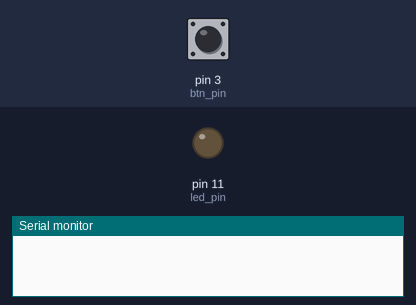
A sketch run on a simulated Arduino Uno, built with avr-gcc and run on an emulated ATmega328P. On the bench: output pins drawn as LEDs (lit = HIGH), the last lines printed to the serial monitor. Dashed ring = blinking. The inputs (shaded band) are chosen by the test bench; at power-on: pin 3 (btn_pin) HIGH.

Above: at 1.2 s.
1.3 s: pin 3 (btn_pin) pulled LOW for 1 s
At 3.3 s:
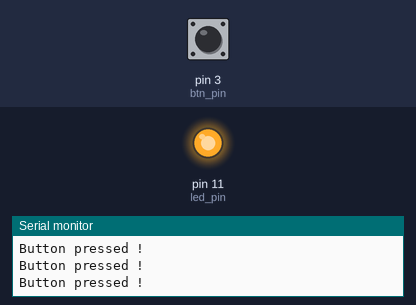
3.9 s: pin 3 (btn_pin) pulled LOW for 0.15 s
At 4.7 s:
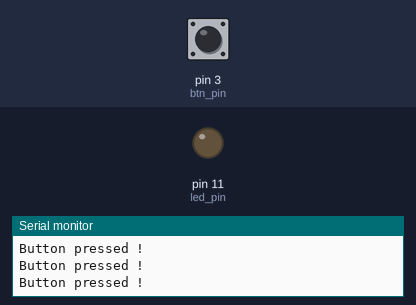
5.7 s: pin 3 (btn_pin) pulled LOW for 3.2 s
At 6.1 s:
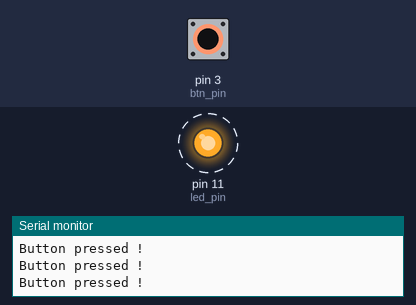
Timing chart, 0 to 10.5 s (numbered marks = the images above; inputs shaded):
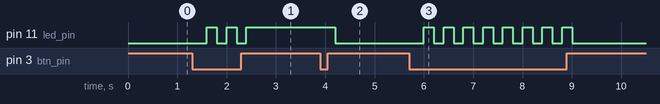

Measured:
- after the input at 1.3 s, pin 11 (led_pin): alternates HIGH for 0.20 s and LOW for 0.20 s, 5 changes in all, then stays HIGH, starting after 0.30 s
- after the input at 3.9 s, pin 11 (led_pin): HIGH → LOW after 0.30 s
- after the input at 5.7 s, pin 11 (led_pin): alternates HIGH for 0.20 s and LOW for 0.20 s, 16 changes in all, then stays LOW, starting after 0.30 s

The sketch:

3rd_lesson.ino
```cpp
#define btn_pin 3
#define check_time 100
#define led_pin 11
#define sensor_pin A0


long timer = 0;
int counter = 0;
int prev = 0;
bool on_off = false;

void setup()
{
  pinMode(led_pin, OUTPUT);
  Serial.begin(9600);
}

void loop()
{
  int value = !digitalRead(btn_pin);

  if (value != prev)
  {
    timer = millis();
  }
  prev = value;

  if (value && millis() - timer > check_time)
  {

    Serial.println("Button pressed !");
    timer = millis();
    on_off = !on_off;
    delay(200);

  }
  if (on_off)
  {
    digitalWrite(led_pin, HIGH);

  }else
  {
    digitalWrite(led_pin, LOW);
  }
}
```
